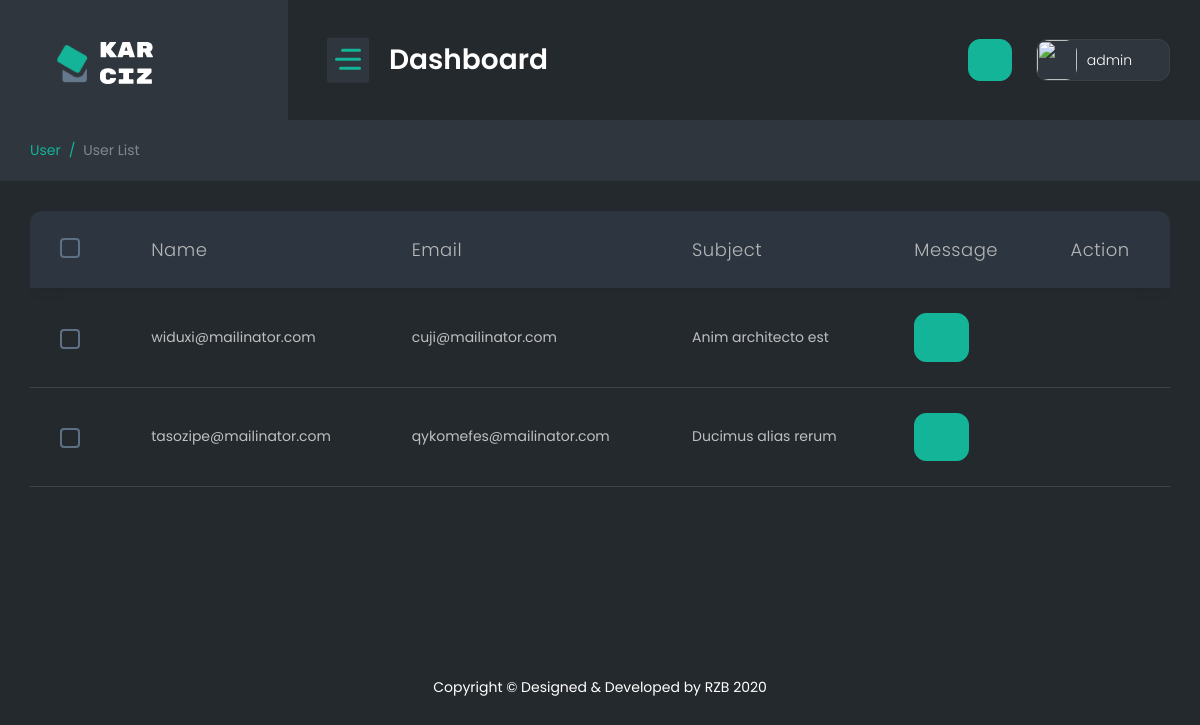
Page /superadmincontact (signed in) on the committed database.
### webapp/models.py (models this page shows, shortened)
class contact_us(models.Model):
    contact_id= models.AutoField(primary_key=True)
    contact_name= models.CharField(max_length=100)
    contact_email= models.EmailField(max_length=100)
    contact_subject=models.CharField(max_length=100)
    contact_comment= models.TextField(max_length=1000)
    contact_date= models.DateField(auto_now_add=True, null=True)

### webapp/views.py (the view)
# urls.py: path('superadmincontact',superadmincontact.as_view(),name="superadmincontact"),
class superadmincontact(View):
    def get(self,request):
        if not request.session.has_key('adminid'):
            return redirect("/superadminlogin")
        try:
            data = contact_us.objects.all()
            return render(request ,'superadmin/contact.html',{'data':data})
        except:
            return redirect("/superadminevent")

### templates/superadmin/contact.html (shortened to what this page needs)
{% extends "superadmin/base.html" %}
{% block body %}
<div class="container-fluid">
    <div class="page-titles">
        <ol class="breadcrumb">
            <li class="breadcrumb-item active"><a href="javascript:void(0)">User</a></li>
            <li class="breadcrumb-item"><a href="javascript:void(0)">User List</a></li>
        </ol>
    </div>
    <div class="row">
        <div class="col-lg-12">
            <div class="table-responsive">
                <table id="example-5" class="table display mb-4  fs-14">
                    <thead>
                        <tr>
                            <th>
                                <div class="checkbox mr-0 align-self-center">
                                    <div class="custom-control custom-checkbox ">
                                    </div>
                                </div>
                            </th>
                            <th> Name</th>
                            <th>email</th>
                            <th>subject</th>
                            <th>message</th>
                            <th>action</th>
                        </tr>
                    </thead>
                    <tbody>
                        {% for d in data %}
                        <tr>
                            <td>
                                <div class="checkbox mr-0 align-self-center">
                                    <div class="custom-control custom-checkbox ">
                                    </div>
                                </div>
                            </td>
                            <td>{{d.contact_name}}</td>
                            <td>{{d.contact_email}}</td>
                            <td>{{d.contact_subject}}</td>
                            <td><button onclick="viewmsg(`{{d.contact_comment}}`)" class="btn btn-primary"  data-toggle="modal" data-target="#exampleModalLong"><i class="fa fa-eye fa-2x"></i></button></td>
                            <td>
                                <div class="d-flex">
                                    <a href="superadmindelevent/{{d.pk}}"  class="ml-4">
                                        <i class="fa fa-trash fa-2x" aria-hidden="true"></i>
                                    </a>
                                </div>
                            </td>
                        </tr>
                        {% endfor %}
                    </tbody>
                </table>
            </div>
        </div>
    </div>
</div>
{% endblock body %}

### rows in the picture
contact_us: contact_name "widuxi@mailinator.com", contact_email "cuji@mailinator.com", contact_subject "Anim architecto est"
contact_us: contact_name "tasozipe@mailinator.com", contact_email "qykomefes@mailinator.com", contact_subject "Ducimus alias rerum"

### other values in the picture
{{ request.session.adminname }} "admin"
